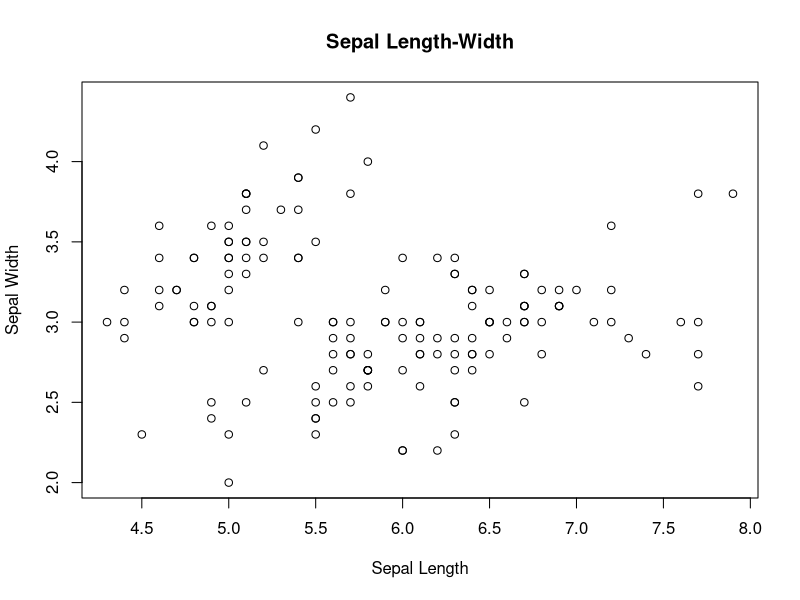
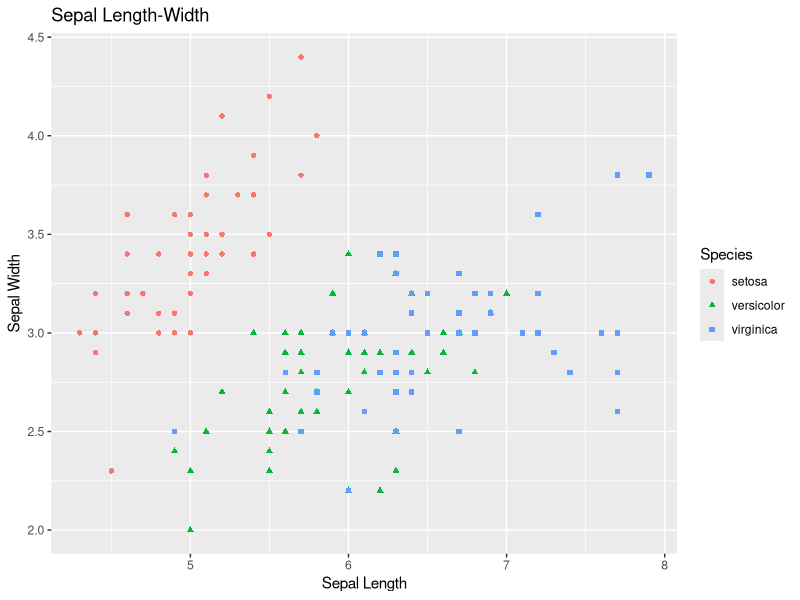
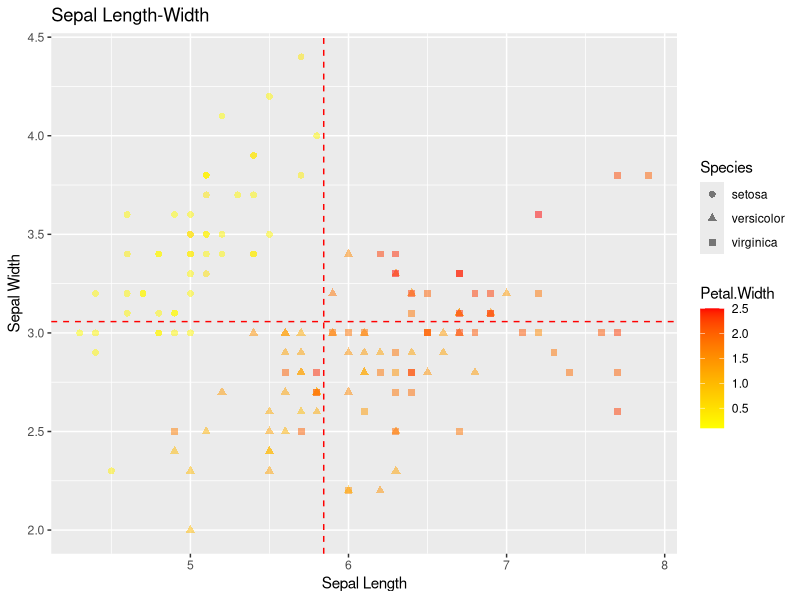
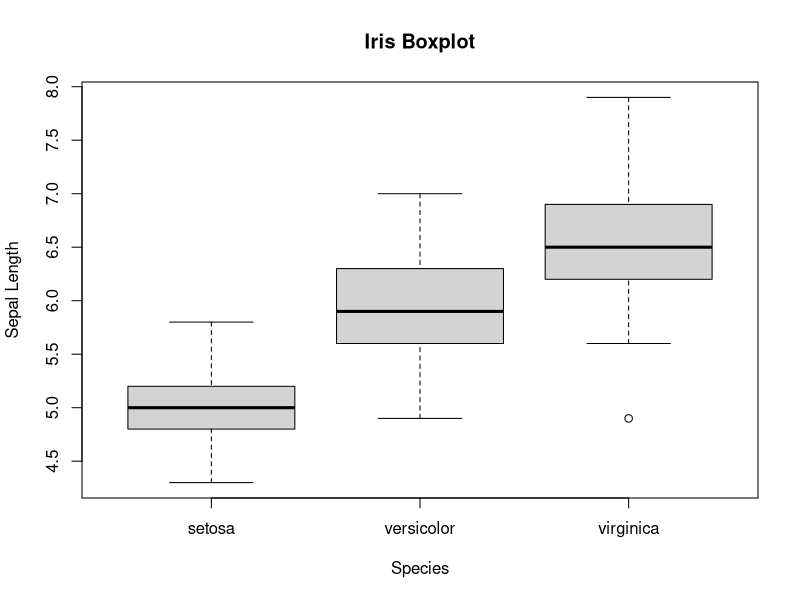
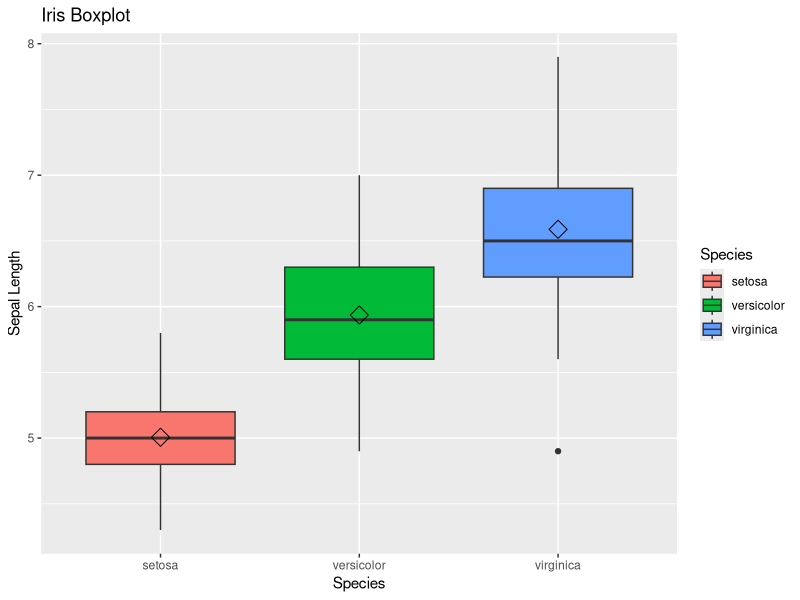
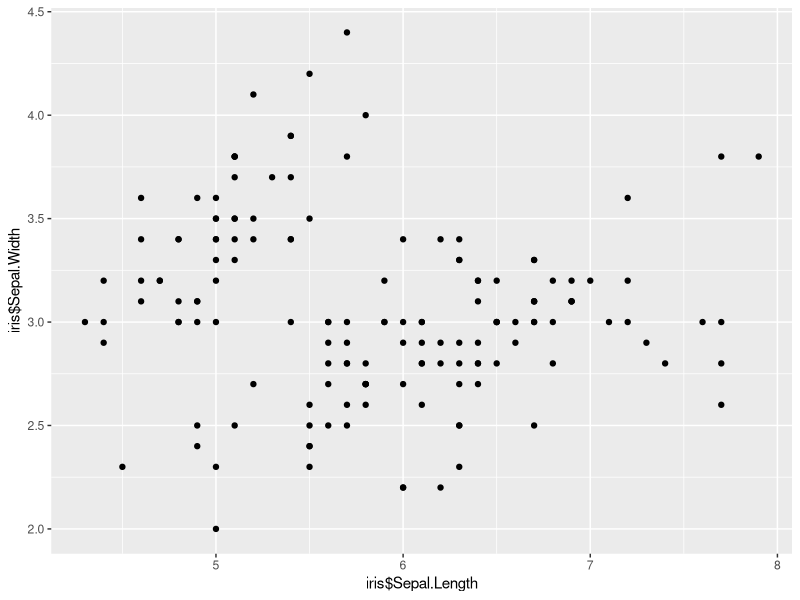
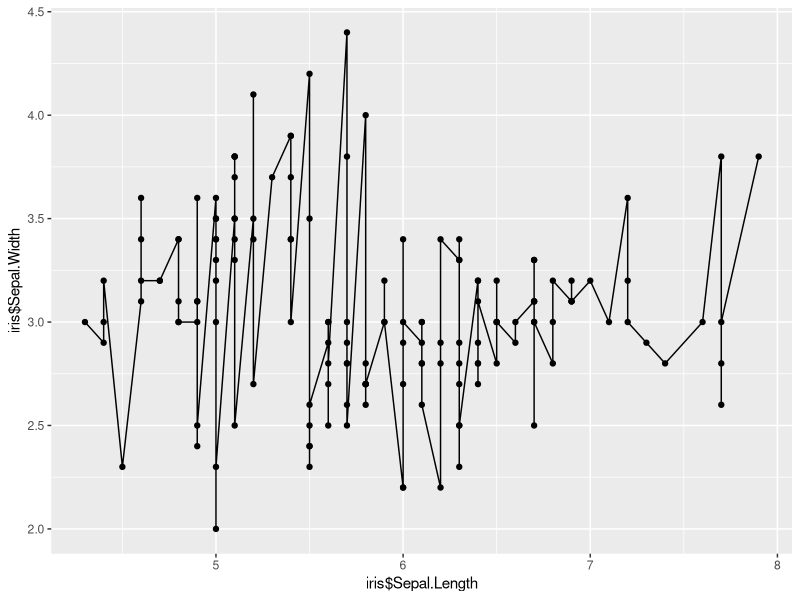
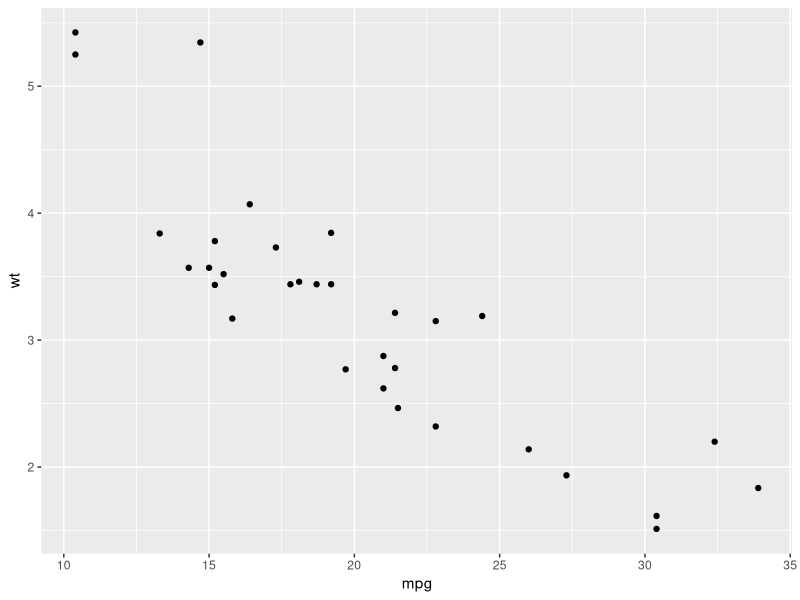

Here is the R script that generated these plots, in order:
##"C:\Users\isxaa7\Desktop\TechTalent\DataAcademy\student_scores.csv"
#install.packages("ggplot2")
library(ggplot2)
# Dataset
head(iris)
# Scatterplot
plot(x=iris$Sepal.Length, y=iris$Sepal.Width, 
     xlab="Sepal Length", ylab="Sepal Width",  main="Sepal Length-Width")
library(ggplot2)


#qplot(x = Sepal.Length, y = Sepal.Width, data = iris, 
#      xlab="Sepal Length", ylab="Sepal Width", 
#      main="Sepal Length-Width", color=Species, shape=Species)

scatter <- ggplot(data=iris, aes(x = Sepal.Length, y = Sepal.Width)) 
scatter + geom_point(aes(color=Species, shape=Species)) +
  xlab("Sepal Length") +  ylab("Sepal Width") +
  ggtitle("Sepal Length-Width")

scatter + geom_point(aes(color = Petal.Width, shape = Species), size = 2, alpha = I(1/2)) +
  geom_vline(aes(xintercept = mean(Sepal.Length)), color = "red", linetype = "dashed") +
  geom_hline(aes(yintercept = mean(Sepal.Width)), color = "red", linetype = "dashed") +
  scale_color_gradient(low = "yellow", high = "red") +
  xlab("Sepal Length") +  ylab("Sepal Width") +
  ggtitle("Sepal Length-Width")

#Box Plot
boxplot(Sepal.Length~Species,data=iris, 
        xlab="Species", ylab="Sepal Length", main="Iris Boxplot")

library(ggplot2)
box <- ggplot(data=iris, aes(x=Species, y=Sepal.Length))
box + geom_boxplot(aes(fill=Species)) + 
  ylab("Sepal Length") + ggtitle("Iris Boxplot") +
  stat_summary(fun.y=mean, geom="point", shape=5, size=4) 

#Qplot
qplot(x=iris$Sepal.Length, y=iris$Sepal.Width,)
# Add line
qplot(x=iris$Sepal.Length, y=iris$Sepal.Width, geom=c("point", "line"))
# Use data from a data frame
qplot(mpg, wt, data=mtcars)

#Reference:
#http://sthda.com/english/wiki/qplot-quick-plot-with-ggplot2-r-software-and-data-visualization
#https://www.publichealth.columbia.edu/sites/default/files/media/fdawg_ggplot2.html
